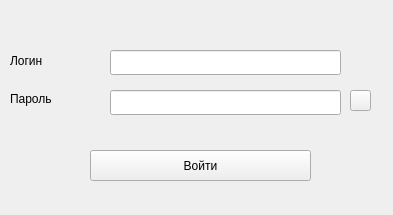
<?xml version="1.0" encoding="UTF-8"?>
<ui version="4.0">
 <class>RegistrationWindow</class>
 <widget class="QWidget" name="RegistrationWindow">
  <property name="geometry">
   <rect>
    <x>0</x>
    <y>0</y>
    <width>393</width>
    <height>215</height>
   </rect>
  </property>
  <property name="windowTitle">
   <string>Form</string>
  </property>
  <widget class="QLineEdit" name="login_entry_field">
   <property name="geometry">
    <rect>
     <x>110</x>
     <y>50</y>
     <width>231</width>
     <height>25</height>
    </rect>
   </property>
   <property name="text">
    <string/>
   </property>
  </widget>
  <widget class="QLineEdit" name="password_entry_field">
   <property name="geometry">
    <rect>
     <x>110</x>
     <y>90</y>
     <width>231</width>
     <height>25</height>
    </rect>
   </property>
  </widget>
  <widget class="QPushButton" name="pushButton">
   <property name="geometry">
    <rect>
     <x>90</x>
     <y>150</y>
     <width>221</width>
     <height>31</height>
    </rect>
   </property>
   <property name="text">
    <string>Войти</string>
   </property>
   <property name="icon">
    <iconset>
     <normaloff>../static/vk_logo.png</normaloff>../static/vk_logo.png</iconset>
   </property>
   <property name="iconSize">
    <size>
     <width>20</width>
     <height>20</height>
    </size>
   </property>
  </widget>
  <widget class="QPushButton" name="is_password_viewable_button">
   <property name="geometry">
    <rect>
     <x>350</x>
     <y>90</y>
     <width>21</width>
     <height>21</height>
    </rect>
   </property>
   <property name="text">
    <string/>
   </property>
   <property name="icon">
    <iconset>
     <normaloff>../static/crossed_eye.png</normaloff>../static/crossed_eye.png</iconset>
   </property>
  </widget>
  <widget class="QFrame" name="LoginLabel">
   <property name="geometry">
    <rect>
     <x>10</x>
     <y>50</y>
     <width>91</width>
     <height>21</height>
    </rect>
   </property>
   <property name="frameShape">
    <enum>QFrame::NoFrame</enum>
   </property>
   <property name="frameShadow">
    <enum>QFrame::Raised</enum>
   </property>
   <widget class="QLabel" name="login_text">
    <property name="geometry">
     <rect>
      <x>0</x>
      <y>0</y>
      <width>51</width>
      <height>21</height>
     </rect>
    </property>
    <property name="text">
     <string>Логин</string>
    </property>
   </widget>
   <widget class="QLabel" name="mail_icon">
    <property name="geometry">
     <rect>
      <x>60</x>
      <y>0</y>
      <width>21</width>
      <height>21</height>
     </rect>
    </property>
    <property name="text">
     <string/>
    </property>
    <property name="pixmap">
     <pixmap>../static/mail.png</pixmap>
    </property>
    <property name="scaledContents">
     <bool>true</bool>
    </property>
   </widget>
  </widget>
  <widget class="QFrame" name="PasswordLabel">
   <property name="geometry">
    <rect>
     <x>10</x>
     <y>90</y>
     <width>91</width>
     <height>21</height>
    </rect>
   </property>
   <property name="frameShape">
    <enum>QFrame::NoFrame</enum>
   </property>
   <property name="frameShadow">
    <enum>QFrame::Raised</enum>
   </property>
   <widget class="QLabel" name="password_text">
    <property name="geometry">
     <rect>
      <x>0</x>
      <y>0</y>
      <width>61</width>
      <height>17</height>
     </rect>
    </property>
    <property name="text">
     <string>Пароль</string>
    </property>
   </widget>
   <widget class="QLabel" name="password_icon">
    <property name="geometry">
     <rect>
      <x>60</x>
      <y>0</y>
      <width>21</width>
      <height>20</height>
     </rect>
    </property>
    <property name="text">
     <string/>
    </property>
    <property name="pixmap">
     <pixmap>../static/password.png</pixmap>
    </property>
    <property name="scaledContents">
     <bool>true</bool>
    </property>
   </widget>
  </widget>
 </widget>
 <resources/>
 <connections/>
</ui>
